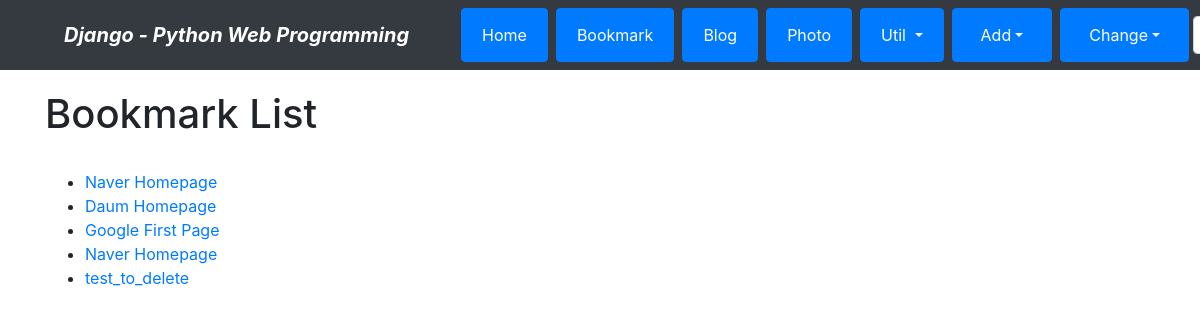
Page /bookmark/ (signed in) on the committed database.
### bookmark/models.py (models this page shows)
class Bookmark(models.Model):
    title = models.CharField('TITLE',max_length=100,blank=True)
    url = models.URLField('URL',unique=True)
    owner = models.ForeignKey(User, on_delete=models.CASCADE, blank=True, null=True)
    def __str__(self):
        return self.title

### bookmark/views.py (the view)
# urls.py: path('', views.BookmarkLV.as_view(), name='index'),
class BookmarkLV(ListView):
    model = Bookmark

### bookmark/templates/bookmark/bookmark_list.html (shortened to what this page needs)
{% extends "base.html" %}
{% block content %}
    <h1>Bookmark List</h1>
    <br>
    <ul>
        {% for bookmark in object_list %}
            <li><a href="{% url 'bookmark:detail' bookmark.id %}"> {{ bookmark }} </a></li>
        {% endfor %}
    </ul>
{% endblock %}

### rows in the picture
Bookmark: title "Naver Homepage"
Bookmark: title "Daum Homepage"
Bookmark: title "Google First Page"
Bookmark: title "Naver Homepage"
Bookmark: title "test_to_delete"
